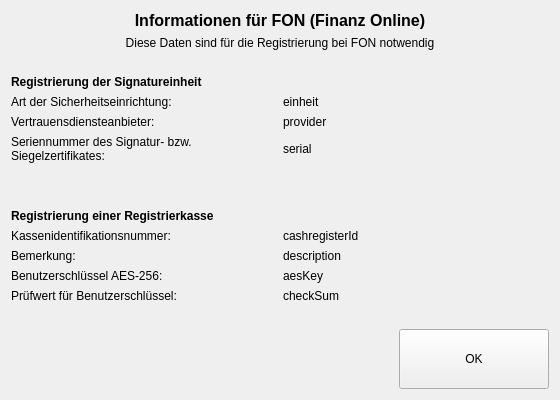
<?xml version="1.0" encoding="UTF-8"?>
<ui version="4.0">
 <class>FONInfo</class>
 <widget class="QWidget" name="FONInfo">
  <property name="geometry">
   <rect>
    <x>0</x>
    <y>0</y>
    <width>560</width>
    <height>400</height>
   </rect>
  </property>
  <property name="windowTitle">
   <string>Informationen für Finanz Online</string>
  </property>
  <layout class="QHBoxLayout" name="horizontalLayout_2">
   <item>
    <layout class="QVBoxLayout" name="verticalLayout_3">
     <item>
      <layout class="QVBoxLayout" name="verticalLayout_2">
       <item>
        <layout class="QVBoxLayout" name="verticalLayout">
         <item>
          <widget class="QLabel" name="label">
           <property name="sizePolicy">
            <sizepolicy hsizetype="Expanding" vsizetype="Minimum">
             <horstretch>0</horstretch>
             <verstretch>0</verstretch>
            </sizepolicy>
           </property>
           <property name="font">
            <font>
             <pointsize>12</pointsize>
             <weight>75</weight>
             <bold>true</bold>
            </font>
           </property>
           <property name="text">
            <string>Informationen für FON (Finanz Online)</string>
           </property>
           <property name="alignment">
            <set>Qt::AlignCenter</set>
           </property>
          </widget>
         </item>
         <item>
          <widget class="QLabel" name="label_2">
           <property name="sizePolicy">
            <sizepolicy hsizetype="Expanding" vsizetype="Minimum">
             <horstretch>0</horstretch>
             <verstretch>0</verstretch>
            </sizepolicy>
           </property>
           <property name="text">
            <string>Diese Daten sind für die Registrierung bei FON notwendig</string>
           </property>
           <property name="alignment">
            <set>Qt::AlignCenter</set>
           </property>
          </widget>
         </item>
         <item>
          <spacer name="verticalSpacer">
           <property name="orientation">
            <enum>Qt::Vertical</enum>
           </property>
           <property name="sizeHint" stdset="0">
            <size>
             <width>20</width>
             <height>40</height>
            </size>
           </property>
          </spacer>
         </item>
        </layout>
       </item>
       <item>
        <layout class="QGridLayout" name="gridLayout">
         <item row="1" column="0">
          <widget class="QLabel" name="label_4">
           <property name="text">
            <string>Art der Sicherheitseinrichtung:</string>
           </property>
          </widget>
         </item>
         <item row="10" column="1">
          <widget class="QLabel" name="aesKeyLabel">
           <property name="accessibleName">
            <string notr="true"/>
           </property>
           <property name="accessibleDescription">
            <string notr="true"/>
           </property>
           <property name="text">
            <string notr="true">aesKey</string>
           </property>
           <property name="textInteractionFlags">
            <set>Qt::LinksAccessibleByMouse|Qt::TextSelectableByKeyboard|Qt::TextSelectableByMouse</set>
           </property>
          </widget>
         </item>
         <item row="1" column="1">
          <widget class="QLabel" name="securityModuleLabel">
           <property name="accessibleName">
            <string notr="true"/>
           </property>
           <property name="accessibleDescription">
            <string notr="true"/>
           </property>
           <property name="text">
            <string notr="true">einheit</string>
           </property>
           <property name="textInteractionFlags">
            <set>Qt::LinksAccessibleByMouse</set>
           </property>
          </widget>
         </item>
         <item row="8" column="1">
          <widget class="QLabel" name="cashRegisterIdLabel">
           <property name="accessibleName">
            <string notr="true"/>
           </property>
           <property name="accessibleDescription">
            <string notr="true"/>
           </property>
           <property name="text">
            <string notr="true">cashregisterId</string>
           </property>
           <property name="textInteractionFlags">
            <set>Qt::LinksAccessibleByMouse|Qt::TextSelectableByKeyboard|Qt::TextSelectableByMouse</set>
           </property>
          </widget>
         </item>
         <item row="11" column="0">
          <widget class="QLabel" name="label_11">
           <property name="text">
            <string>Prüfwert für Benutzerschlüssel:</string>
           </property>
          </widget>
         </item>
         <item row="3" column="1">
          <widget class="QLabel" name="serialLabel">
           <property name="accessibleName">
            <string notr="true"/>
           </property>
           <property name="accessibleDescription">
            <string notr="true"/>
           </property>
           <property name="text">
            <string notr="true">serial</string>
           </property>
           <property name="textInteractionFlags">
            <set>Qt::LinksAccessibleByMouse|Qt::TextSelectableByKeyboard|Qt::TextSelectableByMouse</set>
           </property>
          </widget>
         </item>
         <item row="5" column="0">
          <spacer name="verticalSpacer_2">
           <property name="orientation">
            <enum>Qt::Vertical</enum>
           </property>
           <property name="sizeHint" stdset="0">
            <size>
             <width>20</width>
             <height>40</height>
            </size>
           </property>
          </spacer>
         </item>
         <item row="8" column="0">
          <widget class="QLabel" name="label_8">
           <property name="text">
            <string>Kassenidentifikationsnummer:</string>
           </property>
          </widget>
         </item>
         <item row="9" column="0">
          <widget class="QLabel" name="label_9">
           <property name="text">
            <string>Bemerkung:</string>
           </property>
          </widget>
         </item>
         <item row="10" column="0">
          <widget class="QLabel" name="label_10">
           <property name="text">
            <string>Benutzerschlüssel AES-256:</string>
           </property>
          </widget>
         </item>
         <item row="7" column="0" colspan="2">
          <widget class="QLabel" name="label_7">
           <property name="font">
            <font>
             <weight>75</weight>
             <bold>true</bold>
            </font>
           </property>
           <property name="text">
            <string>Registrierung einer Registrierkasse</string>
           </property>
          </widget>
         </item>
         <item row="11" column="1">
          <widget class="QLabel" name="checkSumLabel">
           <property name="accessibleName">
            <string notr="true"/>
           </property>
           <property name="accessibleDescription">
            <string notr="true"/>
           </property>
           <property name="text">
            <string notr="true">checkSum</string>
           </property>
           <property name="textInteractionFlags">
            <set>Qt::LinksAccessibleByMouse|Qt::TextSelectableByKeyboard|Qt::TextSelectableByMouse</set>
           </property>
          </widget>
         </item>
         <item row="3" column="0">
          <widget class="QLabel" name="label_6">
           <property name="text">
            <string>Seriennummer des Signatur- bzw. Siegelzertifikates:</string>
           </property>
           <property name="wordWrap">
            <bool>true</bool>
           </property>
          </widget>
         </item>
         <item row="0" column="0">
          <widget class="QLabel" name="label_3">
           <property name="font">
            <font>
             <weight>75</weight>
             <bold>true</bold>
            </font>
           </property>
           <property name="lineWidth">
            <number>1</number>
           </property>
           <property name="text">
            <string>Registrierung der Signatureinheit</string>
           </property>
          </widget>
         </item>
         <item row="2" column="1">
          <widget class="QLabel" name="providerLabel">
           <property name="accessibleName">
            <string notr="true"/>
           </property>
           <property name="accessibleDescription">
            <string notr="true"/>
           </property>
           <property name="text">
            <string notr="true">provider</string>
           </property>
           <property name="textInteractionFlags">
            <set>Qt::LinksAccessibleByMouse|Qt::TextSelectableByKeyboard|Qt::TextSelectableByMouse</set>
           </property>
          </widget>
         </item>
         <item row="9" column="1">
          <widget class="QLabel" name="descriptionLabel">
           <property name="accessibleName">
            <string notr="true"/>
           </property>
           <property name="accessibleDescription">
            <string notr="true"/>
           </property>
           <property name="text">
            <string notr="true">description</string>
           </property>
           <property name="textInteractionFlags">
            <set>Qt::LinksAccessibleByMouse|Qt::TextSelectableByKeyboard|Qt::TextSelectableByMouse</set>
           </property>
          </widget>
         </item>
         <item row="2" column="0">
          <widget class="QLabel" name="label_5">
           <property name="text">
            <string>Vertrauensdiensteanbieter:</string>
           </property>
          </widget>
         </item>
        </layout>
       </item>
       <item>
        <spacer name="verticalSpacer_3">
         <property name="orientation">
          <enum>Qt::Vertical</enum>
         </property>
         <property name="sizeHint" stdset="0">
          <size>
           <width>20</width>
           <height>40</height>
          </size>
         </property>
        </spacer>
       </item>
      </layout>
     </item>
     <item>
      <layout class="QHBoxLayout" name="horizontalLayout">
       <item>
        <spacer name="horizontalSpacer">
         <property name="orientation">
          <enum>Qt::Horizontal</enum>
         </property>
         <property name="sizeHint" stdset="0">
          <size>
           <width>40</width>
           <height>20</height>
          </size>
         </property>
        </spacer>
       </item>
       <item>
        <widget class="QPushButton" name="pushButton">
         <property name="sizePolicy">
          <sizepolicy hsizetype="Minimum" vsizetype="MinimumExpanding">
           <horstretch>0</horstretch>
           <verstretch>0</verstretch>
          </sizepolicy>
         </property>
         <property name="minimumSize">
          <size>
           <width>150</width>
           <height>60</height>
          </size>
         </property>
         <property name="text">
          <string>OK</string>
         </property>
        </widget>
       </item>
      </layout>
     </item>
    </layout>
   </item>
  </layout>
 </widget>
 <resources/>
 <connections/>
</ui>
